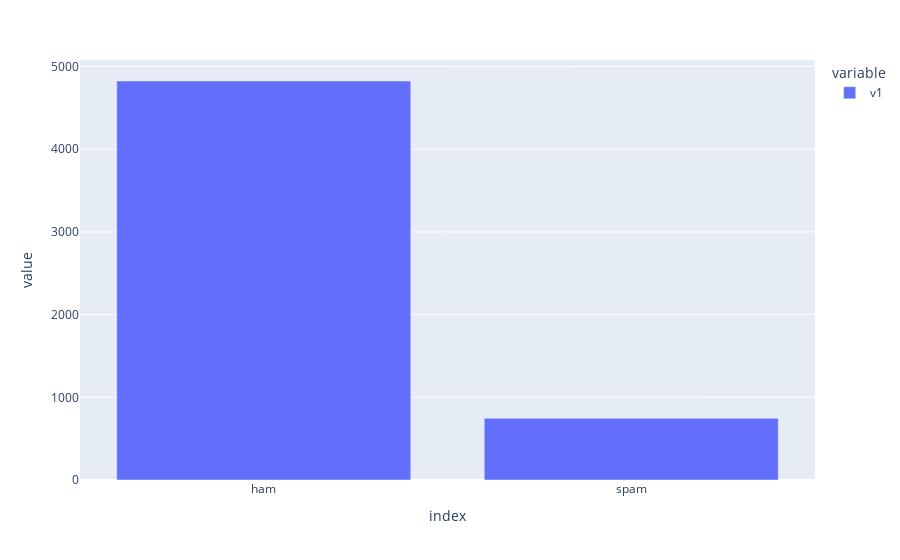

Notebook code for this chart:
### Code cell
ply.bar(df["v1"].value_counts())

### Figure 1 — Plotly figure (JSON) as saved in the notebook; plotly's stock layout.template omitted (floating-point values rounded to 4 significant figures)
{"data": [{"alignmentgroup": "True", "hovertemplate": "variable=v1<br>index=%{x}<br>value=%{y}<extra></extra>", "legendgroup": "v1", "marker": {"color": "#636efa", "pattern": {"shape": ""}}, "name": "v1", "offsetgroup": "v1", "orientation": "v", "showlegend": true, "textposition": "auto", "type": "bar", "x": ["ham", "spam"], "xaxis": "x", "y": [4825, 747], "yaxis": "y"}], "layout": {"barmode": "relative", "legend": {"title": {"text": "variable"}, "tracegroupgap": 0}, "margin": {"t": 60}, "xaxis": {"anchor": "y", "domain": [0, 1], "title": {"text": "index"}}, "yaxis": {"anchor": "x", "domain": [0, 1], "title": {"text": "value"}}}}
